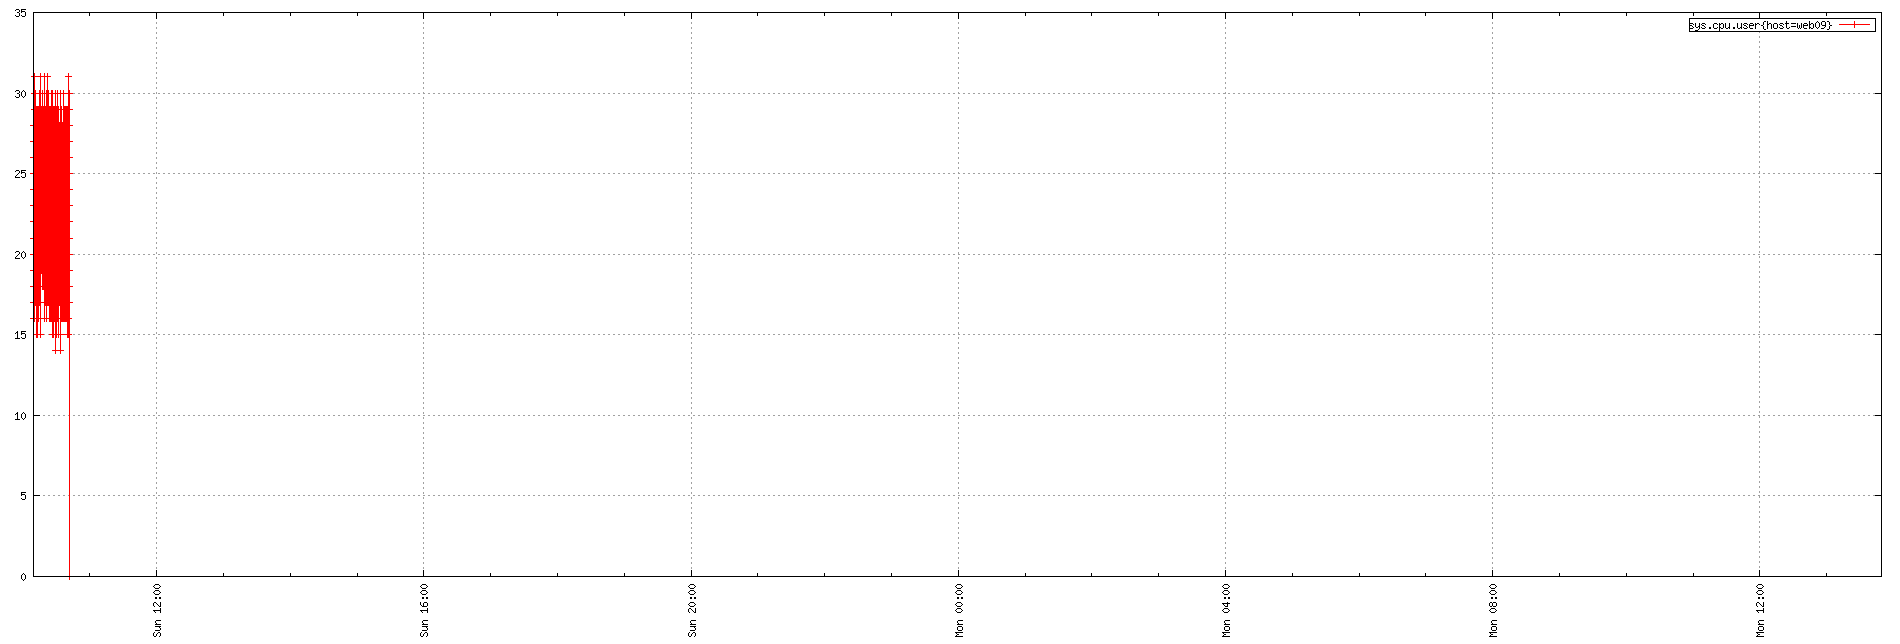

The gnuplot source for this figure:
set term png small size 1900,644
set xdata time
set timefmt "%s"
if (GPVAL_VERSION < 4.6) set xtics rotate; else set xtics rotate right
set output "${TMPDIR-'tmp'}/tsd/cb57fe81.png"
set xrange ["1673777363":"1673876958"]
set format x "%a %H:%M"
set grid
set style data linespoint
set key right box
set yrange [0:]
plot  "${TMPDIR-'tmp'}/tsd/cb57fe81_0.dat" using 1:2 title "sys.cpu.user{host=web09}"
